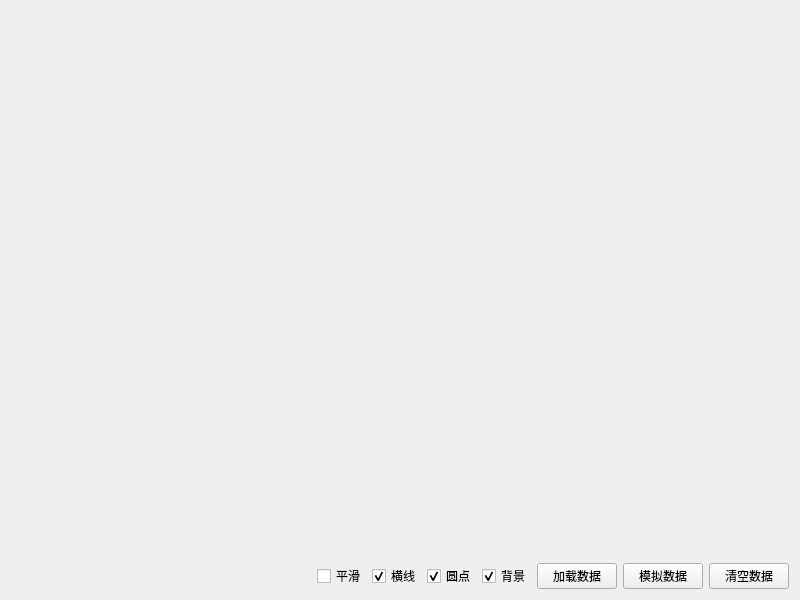
<?xml version="1.0" encoding="UTF-8"?>
<ui version="4.0">
 <class>frmWaveChart</class>
 <widget class="QWidget" name="frmWaveChart">
  <property name="geometry">
   <rect>
    <x>0</x>
    <y>0</y>
    <width>800</width>
    <height>600</height>
   </rect>
  </property>
  <property name="windowTitle">
   <string>Form</string>
  </property>
  <layout class="QVBoxLayout" name="verticalLayout">
   <item>
    <widget class="WaveChart" name="waveChart1" native="true">
     <property name="sizePolicy">
      <sizepolicy hsizetype="Expanding" vsizetype="Expanding">
       <horstretch>0</horstretch>
       <verstretch>0</verstretch>
      </sizepolicy>
     </property>
    </widget>
   </item>
   <item>
    <widget class="WaveChart" name="waveChart2" native="true">
     <property name="sizePolicy">
      <sizepolicy hsizetype="Expanding" vsizetype="Expanding">
       <horstretch>0</horstretch>
       <verstretch>0</verstretch>
      </sizepolicy>
     </property>
    </widget>
   </item>
   <item>
    <layout class="QHBoxLayout" name="horizontalLayout">
     <item>
      <spacer name="horizontalSpacer">
       <property name="orientation">
        <enum>Qt::Horizontal</enum>
       </property>
       <property name="sizeHint" stdset="0">
        <size>
         <width>40</width>
         <height>20</height>
        </size>
       </property>
      </spacer>
     </item>
     <item>
      <widget class="QCheckBox" name="ckSmooth">
       <property name="text">
        <string>平滑</string>
       </property>
      </widget>
     </item>
     <item>
      <widget class="QCheckBox" name="ckShowHLine">
       <property name="text">
        <string>横线</string>
       </property>
       <property name="checked">
        <bool>true</bool>
       </property>
      </widget>
     </item>
     <item>
      <widget class="QCheckBox" name="ckShowPoint">
       <property name="text">
        <string>圆点</string>
       </property>
       <property name="checked">
        <bool>true</bool>
       </property>
      </widget>
     </item>
     <item>
      <widget class="QCheckBox" name="ckShowPointBg">
       <property name="text">
        <string>背景</string>
       </property>
       <property name="checked">
        <bool>true</bool>
       </property>
      </widget>
     </item>
     <item>
      <widget class="QPushButton" name="btnSetData">
       <property name="text">
        <string>加载数据</string>
       </property>
      </widget>
     </item>
     <item>
      <widget class="QPushButton" name="btnAddData">
       <property name="text">
        <string>模拟数据</string>
       </property>
      </widget>
     </item>
     <item>
      <widget class="QPushButton" name="btnClearData">
       <property name="text">
        <string>清空数据</string>
       </property>
      </widget>
     </item>
    </layout>
   </item>
  </layout>
 </widget>
 <customwidgets>
  <customwidget>
   <class>WaveChart</class>
   <extends>QWidget</extends>
   <header>wavechart.h</header>
   <container>1</container>
  </customwidget>
 </customwidgets>
 <resources/>
 <connections/>
</ui>
